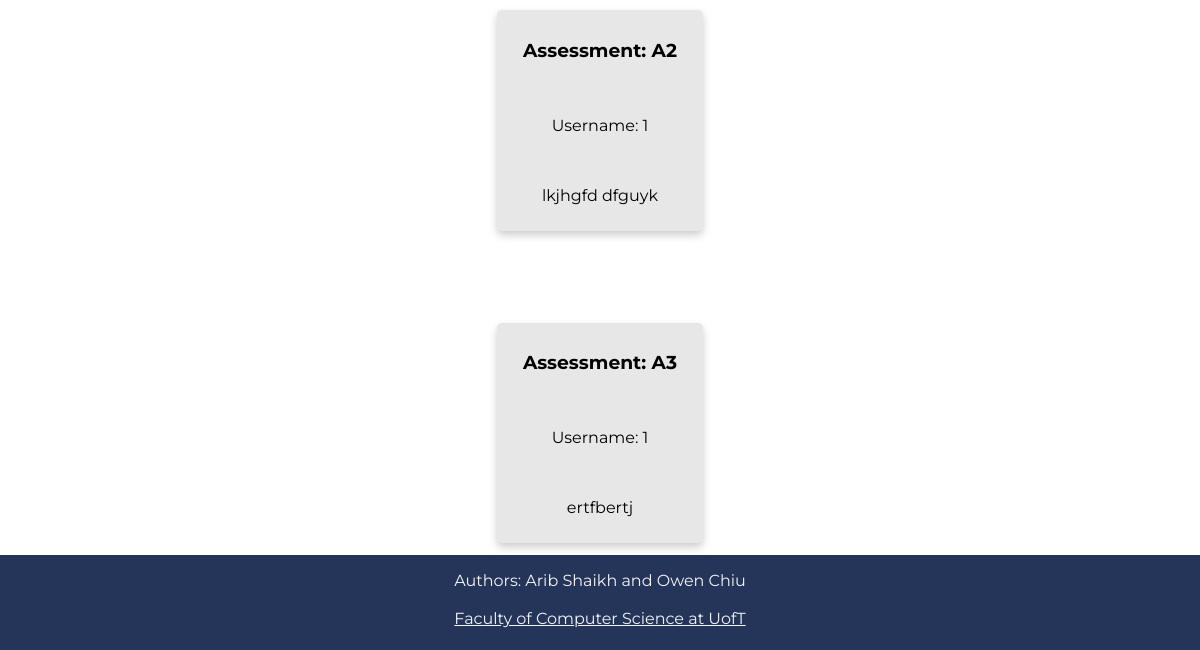
Before: /remark (signed in, lower part) with the older database file.
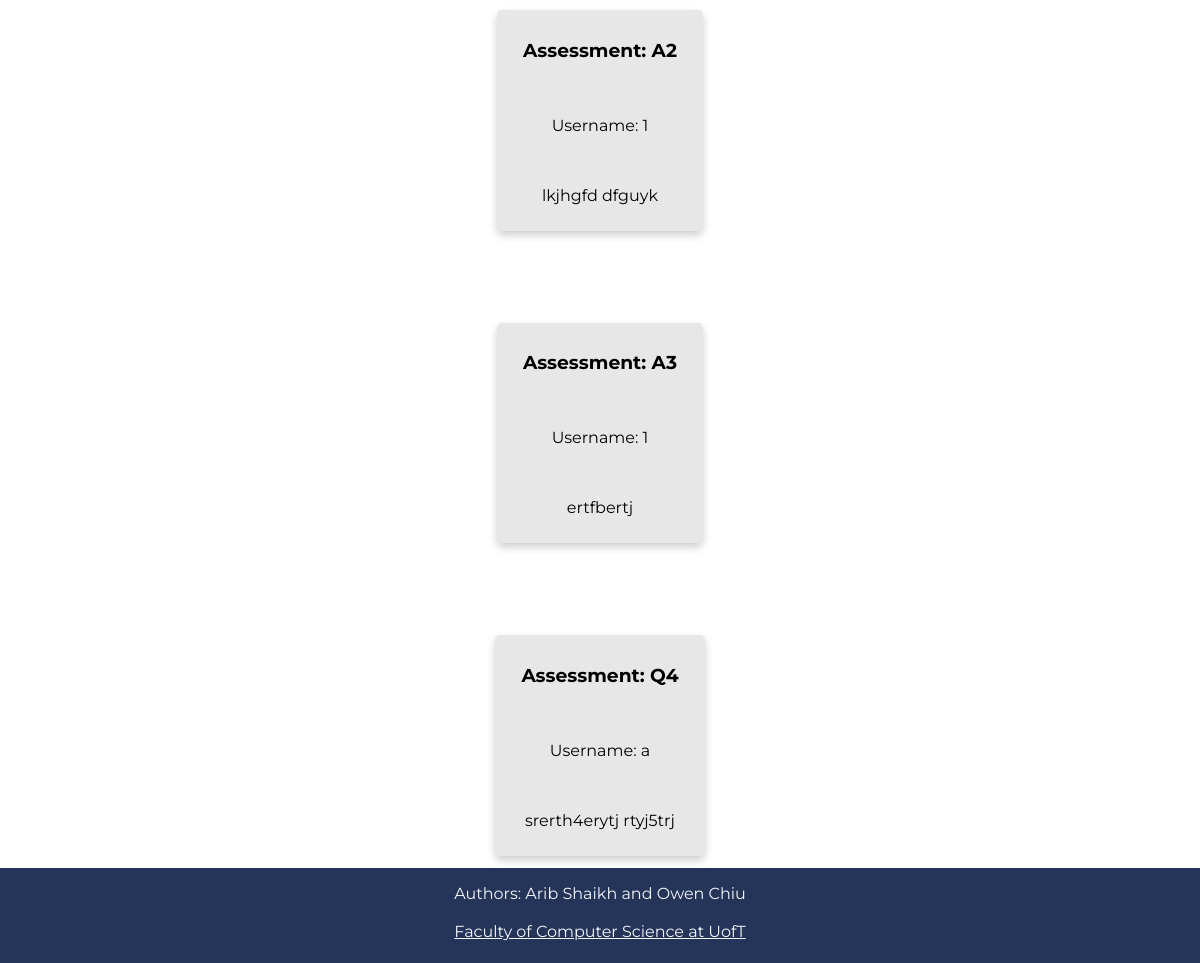
After: the same page with the newer database file.
### tables this page shows
CREATE TABLE remark_requests(
	username VARCHAR(256) NOT NULL,
	mark_id VARCHAR(256) NOT NULL,
	comment VARCHAR(256),
	FOREIGN KEY(username) REFERENCES students(username)
	);

### app.py (the view)
@app.route('/remark')
def remark():
	if 'username' in session:
		if session.get('instructor'):
			db = get_db()
			db.row_factory = make_dicts
			remarks = query_db("SELECT username, mark_id, comment FROM remark_requests", one=False)
			db.close()
			return render_template("remark.html", remarks = remarks)
	return render_template("remark.html", message=request.args.get('message'))

### app.py (called while the page is built)
def get_db():
    db = getattr(g, '_database', None)
    if db is None:
        db = g._database = sqlite3.connect(DATABASE)
    return db

def make_dicts(cursor, row):
    return dict((cursor.description[idx][0], value)
                for idx, value in enumerate(row))

def query_db(query, args=(), one=False):
    cur = get_db().execute(query, args)
    rv = cur.fetchall()
    cur.close()
    return (rv[0] if rv else None) if one else rv

@app.teardown_appcontext
def close_connection(exception):
    db = getattr(g, '_database', None)
    if db is not None:
        db.close()

### templates/remark.html (shortened to what this page needs)
<!DOCTYPE html>
<html>
    <head>
        <link rel="stylesheet" href="../static/css/main.css" />
        <link rel="stylesheet" href="../static/css/remark.css" />
        <link rel="stylesheet" href="../static/css/navbar_footer.css" />
    </head>
    <body>
        {% if session['instructor'] %}
        {% for requests in remarks %}
            <div class = "remarkBox">
                <h3>Assessment: {{requests['mark_id']}}</h3><br>
                <p>Username: {{requests['username']}}</p><br>
                <p>{{requests['comment']}}</p>
            </div>
        {% endfor %}
        {% endif %}
        <footer>
                <p>Authors: Arib Shaikh and Owen Chiu<br>
                <br>
                <a href="https://web.cs.toronto.edu/" target="_blank">Faculty of Computer Science at UofT</a></p>
            </footer>

### static/css/main.css (style rules this page uses)
html { font-family: 'Montserrat', sans-serif; }
body { height:100vh; margin: 0px; display:flex; flex-direction:column; text-align: center; }

### static/css/remark.css (style rules this page uses)
.remarkBox { background-color: rgb(231, 231, 231); display: flex; flex-direction: column; flex-grow: 1; margin:0px auto; margin-top:80px; margin-bottom: 12px; box-shadow: 0 4px 8px 0 rgba(0, 0, 0, 0.2); transition: 0.3s; border-radius: 5px; padding: 10px 26px; text-align: center; justify-content: center; align-items: center; }
body { display: flex; }

### static/css/navbar_footer.css (style rules this page uses)
footer { min-height:95px; margin-top: auto; text-align: center; background-color: #25355A; color: #F2F4F7; }
footer a { color: #F2F4F7; margin-bottom: 10px; }
footer p { margin-right: 0px; margin-left: 0px; }

Changed rows visible on the page:
added remark_requests: mark_id "Q4", username "a", comment "srerth4erytj rtyj5trj"
